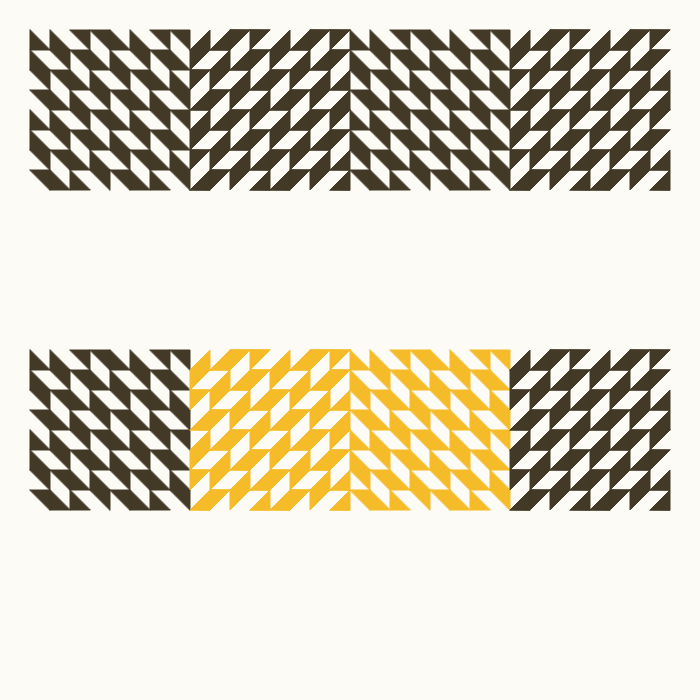
Frame 1 (no input)
Frame 60 (no input): identical to frame 1, image omitted
Frame 120 (the mouse pressed at the canvas centre since frame 60): identical to frame 1, image omitted

The p5.js sketch that drew this single still picture (run headless with seeded random() and noise() and a simulated clock; from frame 60 on, the mouse is pressed at the canvas centre):

// p5.js sketch
// ── sketch.js
var e =30;
var w =20;

function setup() {
  createCanvas(700,700);
}

function draw() {
  background(252,251,246);
  stroke (66, 57, 39);
  fill (66, 57, 39);
 
  //block 1
  triangle (e, e, e, e+w, e+w, e+w); //line 1, row 1
  triangle (e+w, e, e+w, e+w, e+2*w, e+w);//line 1, row 2
  triangle (e+2*w, e, e+3*w, e, e+3*w, e+w); //line 1, row 3
  triangle (e+3*w, e, e+4*w, e, e+4*w, e+w) //line 1, row 4
  triangle (e+4*w, e, e+4*w, e+w, e+5*w, e+w); //line 1, row 5
  triangle (e+5*w, e, e+5*w, e+w, e+6*w, e+w); //line 1, row 6
  triangle (e+6*w, e, e+7*w, e, e+7*w, e+w); //line 1, row 7
  triangle (e+7*w, e, e+8*w, e, e+8*w, e+w); //line 1, row 8
  
  triangle (e, e+w, e, e+2*w, e+w, e+2*w); //line 2, row 1
  triangle (e+w, e+w, e+2*w, e+w, e+2*w, e+2*w); //line 2, row 2
  triangle (e+2*w, e+w, e+3*w, e+w, e+3*w, e+2*w); //line 2, row 3
  triangle (e+3*w, e+w, e+3*w, e+2*w, e+4*w, e+2*w) //line 2, row 4
  triangle (e+4*w, e+w, e+4*w, e+2*w, e+5*w, e+2*w) //line 2, row 5
  triangle (e+5*w, e+w, e+6*w, e+w, e+6*w, e+2*w); //line 2, row 6
  triangle (e+6*w, e+w, e+7*w, e+w, e+7*w, e+2*w) //line 2, row 8
  triangle (e+7*w, e+w, e+7*w, e+2*w, e+8*w, e+2*w) //line 2, row 8
  
  triangle (e, e+2*w, e+w, e+2*w, e+w, e+3*w) //line 3, row 1
  triangle (e+w, e+2*w, e+2*w, e+2*w, e+2*w, e+3*w); //line 3, row 2
  triangle (e+2*w, e+2*w, e+2*w, e+3*w, e+3*w, e+3*w)
  triangle (e+3*w, e+2*w, e+3*w, e+3*w, e+4*w, e+3*w)
  triangle (e+4*w, e+2*w, e+5*w, e+2*w, e+5*w, e+3*w) //line 3, row 5
  triangle (e+5*w, e+2*w, e+6*w, e+2*w, e+6*w, e+3*w); //line 3, row 6 1
  triangle (e+6*w, e+2*w, e+6*w, e+3*w, e+7*w, e+3*w)
  triangle (e+7*w, e+2*w, e+7*w, e+3*w, e+8*w, e+3*w)
  
  triangle (e, e+3*w, e+w, e+3*w, e+w, e+4*w) //line 4, row 1
  triangle (e+w, e+3*w, e+w, e+4*w, e+2*w, e+4*w);
  triangle (e+2*w, e+3*w, e+2*w, e+4*w, e+3*w, e+4*w);
  triangle (e+3*w, e+3*w, e+4*w, e+3*w, e+4*w, e+4*w);
  triangle (e+4*w, e+3*w, e+5*w, e+3*w, e+5*w, e+4*w);
  triangle (e+5*w, e+3*w, e+5*w, e+4*w, e+6*w, e+4*w);
  triangle (e+6*w, e+3*w, e+6*w, e+4*w, e+7*w, e+4*w);
  triangle (e+7*w, e+3*w, e+8*w, e+3*w, e+8*w, e+4*w)
  
  triangle (e, e+4*w, e, e+5*w, e+w, e+5*w); ///line 5 row 1
  triangle (e+w, e+4*w, e+w, e+5*w, e+2*w, e+5*w);//line 5, row 2
  triangle (e+2*w, e+4*w, e+3*w, e+4*w, e+3*w, e+5*w); //line 5, row 3
  triangle (e+3*w, e+4*w, e+4*w, e+4*w, e+4*w, e+5*w) //line 5, row 4
  triangle (e+4*w, e+4*w, e+4*w, e+5*w, e+5*w, e+5*w); //line 5, row 5
  triangle (e+5*w, e+4*w, e+5*w, e+5*w, e+6*w, e+5*w); //line 5, row 6
  triangle (e+6*w, e+4*w, e+7*w, e+4*w, e+7*w, e+5*w); //line 5, row 7
  triangle (e+7*w, e+4*w, e+8*w, e+4*w, e+8*w, e+5*w); //line 5, row 8
  
  triangle (e, e+5*w, e, e+6*w, e+w, e+6*w); //line 6, row 1
  triangle (e+w, e+5*w, e+2*w, e+5*w, e+2*w, e+6*w); //line 6, row 2
  triangle (e+2*w, e+5*w, e+3*w, e+5*w, e+3*w, e+6*w); //line 6, row 3
  triangle (e+3*w, e+5*w, e+3*w, e+6*w, e+4*w, e+6*w) //line 6, row 4
  triangle (e+4*w, e+5*w, e+4*w, e+6*w, e+5*w, e+6*w) //line 6, row 5
  triangle (e+5*w, e+5*w, e+6*w, e+5*w, e+6*w, e+6*w); //line 6, row 6
  triangle (e+6*w, e+5*w, e+7*w, e+5*w, e+7*w, e+6*w) //line 6, row 7
  triangle (e+7*w, e+5*w, e+7*w, e+6*w, e+8*w, e+6*w) //line 6, row 8
  
  triangle (e, e+6*w, e+w, e+6*w, e+w, e+7*w) //line 7, row 1
  triangle (e+w, e+6*w, e+2*w, e+6*w, e+2*w, e+7*w); //line 7, row 2
  triangle (e+2*w, e+6*w, e+2*w, e+7*w, e+3*w, e+7*w)
  triangle (e+3*w, e+6*w, e+3*w, e+7*w, e+4*w, e+7*w)
  triangle (e+4*w, e+6*w, e+5*w, e+6*w, e+5*w, e+7*w) //line 7, row 5
  triangle (e+5*w, e+6*w, e+6*w, e+6*w, e+6*w, e+7*w); //line 7, row 6 
  triangle (e+6*w, e+6*w, e+6*w, e+7*w, e+7*w, e+7*w)
  triangle (e+7*w, e+6*w, e+7*w, e+7*w, e+8*w, e+7*w)
  
  triangle (e, e+7*w, e+w, e+7*w, e+w, e+8*w) //line 8, row 1
  triangle (e+w, e+7*w, e+w, e+8*w, e+2*w, e+8*w);
  triangle (e+2*w, e+7*w, e+2*w, e+8*w, e+3*w, e+8*w);
  triangle (e+3*w, e+7*w, e+4*w, e+7*w, e+4*w, e+8*w);
  triangle (e+4*w, e+7*w, e+5*w, e+7*w, e+5*w, e+8*w);
  triangle (e+5*w, e+7*w, e+5*w, e+8*w, e+6*w, e+8*w);
  triangle (e+6*w, e+7*w, e+6*w, e+8*w, e+7*w, e+8*w);
  triangle (e+7*w, e+7*w, e+8*w, e+7*w, e+8*w, e+8*w)
  
  //block 2//
  
  triangle (e+8*w, e+w, e+9*w, e, e+9*w, e+w); //line 1 row 9
  triangle (e+9*w, e+w, e+10*w, e, e+10*w, e+w); // line 1 row 10
  triangle (e+10*w, e, e+10*w, e+w, e+11*w, e); // row 11
  triangle (e+11*w, e, e+11*w, e+w, e+12*w, e); //row 12
  triangle (e+12*w, e+w, e+13*w, e, e+13*w, e+w); //row 13
  triangle (e+13*w, e+w, e+14*w, e, e+14*w, e+w); //row 14
  triangle (e+14*w, e, e+14*w, e+w, e+15*w, e); //row 15
  triangle (e+15*w, e, e+15*w, e+w, e+16*w, e); //row 16
  
  triangle (e+8*w, e+w, e+8*w, e+2*w, e+9*w, e+w); // line 2 row 9
  triangle (e+9*w, e+2*w, e+10*w, e+w, e+10*w, e+2*w);
  triangle (e+10*w, e+2*w, e+11*w, e+w, e+11*w, e+2*w);
  triangle (e+11*w, e+w, e+11*w, e+2*w, e+12*w, e+w); //row 12
  triangle (e+12*w, e+w, e+12*w, e+2*w, e+13*w, e+w); //row 13
  triangle (e+13*w, e+2*w, e+14*w, e+w, e+14*w, e+2*w); //row 14
  triangle (e+14*w, e+2*w, e+15*w, e+w, e+15*w, e+2*w); //row 15
  triangle (e+15*w, e+w, e+15*w, e+2*w, e+16*w, e+w); //row 16
  
  triangle (e+8*w, e+2*w, e+8*w, e+3*w, e+9*w, e+2*w); // line 3 row 9
  triangle (e+9*w, e+2*w, e+9*w, e+3*w, e+10*w, e+2*w); // line 3 row 10
  triangle (e+10*w, e+3*w, e+11*w, e+2*w, e+11*w, e+3*w);
  triangle (e+11*w, e+3*w, e+12*w, e+2*w, e+12*w, e+3*w); //row 12
  triangle (e+12*w, e+2*w, e+12*w, e+3*w, e+13*w, e+2*w); //row 13
  triangle (e+13*w, e+2*w, e+13*w, e+3*w, e+14*w, e+2*w); //row 14
  triangle (e+14*w, e+3*w, e+15*w, e+2*w, e+15*w, e+3*w); //row 15
  triangle (e+15*w, e+3*w, e+16*w, e+2*w, e+16*w, e+3*w); //row 16
  
  triangle (e+8*w, e+4*w, e+9*w, e+3*w, e+9*w, e+4*w); // line 4 row 9
  triangle (e+9*w, e+3*w, e+9*w, e+4*w, e+10*w, e+3*w); // line 4 row 10
  triangle (e+10*w, e+3*w, e+10*w, e+4*w, e+11*w, e+3*w);
  triangle (e+11*w, e+4*w, e+12*w, e+3*w, e+12*w, e+4*w); //row 12
  triangle (e+12*w, e+4*w, e+13*w, e+3*w, e+13*w, e+4*w); //row 13
  triangle (e+13*w, e+3*w, e+13*w, e+4*w, e+14*w, e+3*w); //row 14
  triangle (e+14*w, e+3*w, e+14*w, e+4*w, e+15*w, e+3*w); //row 15
  triangle (e+15*w, e+4*w, e+16*w, e+3*w, e+16*w, e+4*w); //row 16
  
  triangle (e+8*w, e+5*w, e+9*w, e+4*w, e+9*w, e+5*w); //line 5 row 9 e+w = e+5w
  triangle (e+9*w, e+5*w, e+10*w, e+4*w, e+10*w, e+5*w); // line 5 row 10
  triangle (e+10*w, e+4*w, e+10*w, e+5*w, e+11*w, e+4*w); // row 11
  triangle (e+11*w, e+4*w, e+11*w, e+5*w, e+12*w, e+4*w); //row 12
  triangle (e+12*w, e+5*w, e+13*w, e+4*w, e+13*w, e+5*w); //row 13
  triangle (e+13*w, e+5*w, e+14*w, e+4*w, e+14*w, e+5*w); //row 14
  triangle (e+14*w, e+4*w, e+14*w, e+5*w, e+15*w, e+4*w); //row 15
  triangle (e+15*w, e+4*w, e+15*w, e+5*w, e+16*w, e+4*w); //row 16
  
  triangle (e+8*w, e+5*w, e+8*w, e+6*w, e+9*w, e+5*w); // line 6 row 9
  triangle (e+9*w, e+6*w, e+10*w, e+5*w, e+10*w, e+6*w);
  triangle (e+10*w, e+6*w, e+11*w, e+5*w, e+11*w, e+6*w);
  triangle (e+11*w, e+5*w, e+11*w, e+6*w, e+12*w, e+5*w); //row 12
  triangle (e+12*w, e+5*w, e+12*w, e+6*w, e+13*w, e+5*w); //row 13
  triangle (e+13*w, e+6*w, e+14*w, e+5*w, e+14*w, e+6*w); //row 14
  triangle (e+14*w, e+6*w, e+15*w, e+5*w, e+15*w, e+6*w); //row 15
  triangle (e+15*w, e+5*w, e+15*w, e+6*w, e+16*w, e+5*w); //row 16
  
  triangle (e+8*w, e+6*w, e+8*w, e+7*w, e+9*w, e+6*w); // line 7 row 9
  triangle (e+9*w, e+6*w, e+9*w, e+7*w, e+10*w, e+6*w); // line 7 row 10
  triangle (e+10*w, e+7*w, e+11*w, e+6*w, e+11*w, e+7*w);
  triangle (e+11*w, e+7*w, e+12*w, e+6*w, e+12*w, e+7*w); //row 12
  triangle (e+12*w, e+6*w, e+12*w, e+7*w, e+13*w, e+6*w); //row 13
  triangle (e+13*w, e+6*w, e+13*w, e+7*w, e+14*w, e+6*w); //row 14
  triangle (e+14*w, e+7*w, e+15*w, e+6*w, e+15*w, e+7*w); //row 15
  triangle (e+15*w, e+7*w, e+16*w, e+6*w, e+16*w, e+7*w); //row 16
  
  triangle (e+8*w, e+8*w, e+9*w, e+7*w, e+9*w, e+8*w); // line 8 row 9
  triangle (e+9*w, e+7*w, e+9*w, e+8*w, e+10*w, e+7*w); // line 8 row 10
  triangle (e+10*w, e+7*w, e+10*w, e+8*w, e+11*w, e+7*w);
  triangle (e+11*w, e+8*w, e+12*w, e+7*w, e+12*w, e+8*w); //row 12
  triangle (e+12*w, e+8*w, e+13*w, e+7*w, e+13*w, e+8*w); //row 13
  triangle (e+13*w, e+7*w, e+13*w, e+8*w, e+14*w, e+7*w); //row 14
  triangle (e+14*w, e+7*w, e+14*w, e+8*w, e+15*w, e+7*w); //row 15
  triangle (e+15*w, e+8*w, e+16*w, e+7*w, e+16*w, e+8*w); //row 16
  
  
  //block3//
  triangle (e+16*w, e, e+16*w, e+w, e+17*w, e+w); //line 1 row 16 e=16
  triangle (e+17*w, e, e+17*w, e+w, e+18*w, e+w);
  triangle (e+18*w, e, e+19*w, e, e+19*w, e+w); //line 1, row 18
  triangle (e+19*w, e, e+20*w, e, e+20*w, e+w); //line 1, row 19
  triangle (e+20*w, e, e+20*w, e+w, e+21*w, e+w);
  triangle (e+21*w, e, e+21*w, e+w, e+22*w, e+w);
  triangle (e+22*w, e, e+23*w, e, e+23*w, e+w); //line 1, row 22
  triangle (e+23*w, e, e+24*w, e, e+24*w, e+w); //line 1, row 23
  
  triangle (e+16*w, e+w, e+16*w, e+2*w, e+17*w, e+2*w); //line 2, row 16
  triangle (e+17*w, e+w, e+18*w, e+w, e+18*w, e+2*w); //line 2, row 17
  triangle (e+18*w, e+w, e+19*w, e+w, e+19*w, e+2*w); //line 2, row 18
  triangle (e+19*w, e+w, e+19*w, e+2*w, e+20*w, e+2*w); //line 2, row 19
  triangle (e+20*w, e+w, e+20*w, e+2*w, e+21*w, e+2*w); //line 2, row 20
  triangle (e+21*w, e+w, e+22*w, e+w, e+22*w, e+2*w); //line 2, row 21
  triangle (e+22*w, e+w, e+23*w, e+w, e+23*w, e+2*w); //line 2, row 22
  triangle (e+23*w, e+w, e+23*w, e+2*w, e+24*w, e+2*w); //line 2, row 23
  
  triangle (e+16*w, e+2*w, e+17*w, e+2*w, e+17*w, e+3*w); //line 3, row 16
  triangle (e+17*w, e+2*w, e+18*w, e+2*w, e+18*w, e+3*w); //line 3, row 17
  triangle (e+18*w, e+2*w, e+18*w, e+3*w, e+19*w, e+3*w);
  triangle (e+19*w, e+2*w, e+19*w, e+3*w, e+20*w, e+3*w);
  triangle (e+20*w, e+2*w, e+21*w, e+2*w, e+21*w, e+3*w); //line 3, row 20
  triangle (e+21*w, e+2*w, e+22*w, e+2*w, e+22*w, e+3*w); //line 3, row 21
  triangle (e+22*w, e+2*w, e+22*w, e+3*w, e+23*w, e+3*w);
  triangle (e+23*w, e+2*w, e+23*w, e+3*w, e+24*w, e+3*w);
  
  triangle (e+16*w, e+3*w, e+17*w, e+3*w, e+17*w, e+4*w) //line 4, row 16
  triangle (e+17*w, e+3*w, e+17*w, e+4*w, e+18*w, e+4*w);
  triangle (e+18*w, e+3*w, e+18*w, e+4*w, e+19*w, e+4*w);
  triangle (e+19*w, e+3*w, e+20*w, e+3*w, e+20*w, e+4*w);
  triangle (e+20*w, e+3*w, e+21*w, e+3*w, e+21*w, e+4*w);
  triangle (e+21*w, e+3*w, e+21*w, e+4*w, e+22*w, e+4*w);
  triangle (e+22*w, e+3*w, e+22*w, e+4*w, e+23*w, e+4*w);
  triangle (e+23*w, e+3*w, e+24*w, e+3*w, e+24*w, e+4*w);
  
 triangle (e+16*w, e+4*w, e+16*w, e+5*w, e+17*w, e+5*w); //line 5 row 16 Y e=4*w
  triangle (e+17*w, e+4*w, e+17*w, e+5*w, e+18*w, e+5*w);
  triangle (e+18*w, e+4*w, e+19*w, e+4*w, e+19*w, e+5*w); //line 5, row 18
  triangle (e+19*w, e+4*w, e+20*w, e+4*w, e+20*w, e+5*w); //line 5, row 19
  triangle (e+20*w, e+4*w, e+20*w, e+5*w, e+21*w, e+5*w);
  triangle (e+21*w, e+4*w, e+21*w, e+5*w, e+22*w, e+5*w);
  triangle (e+22*w, e+4*w, e+23*w, e+4*w, e+23*w, e+5*w); //line 5, row 22
  triangle (e+23*w, e+4*w, e+24*w, e+4*w, e+24*w, e+5*w); //line 5, row 23
  
  triangle (e+16*w, e+5*w, e+16*w, e+6*w, e+17*w, e+6*w); //line 6, row 16
  triangle (e+17*w, e+5*w, e+18*w, e+5*w, e+18*w, e+6*w); //line 6, row 17
  triangle (e+18*w, e+5*w, e+19*w, e+5*w, e+19*w, e+6*w); //line 6, row 18
  triangle (e+19*w, e+5*w, e+19*w, e+6*w, e+20*w, e+6*w); //line 6, row 19
  triangle (e+20*w, e+5*w, e+20*w, e+6*w, e+21*w, e+6*w); //line 6, row 20
  triangle (e+21*w, e+5*w, e+22*w, e+5*w, e+22*w, e+6*w); //line 6, row 21
  triangle (e+22*w, e+5*w, e+23*w, e+5*w, e+23*w, e+6*w); //line 6, row 22
  triangle (e+23*w, e+5*w, e+23*w, e+6*w, e+24*w, e+6*w); //line 6, row 23
  
  triangle (e+16*w, e+6*w, e+17*w, e+6*w, e+17*w, e+7*w); //line 7, row 16
  triangle (e+17*w, e+6*w, e+18*w, e+6*w, e+18*w, e+7*w); //line 7, row 17
  triangle (e+18*w, e+6*w, e+18*w, e+7*w, e+19*w, e+7*w);
  triangle (e+19*w, e+6*w, e+19*w, e+7*w, e+20*w, e+7*w);
  triangle (e+20*w, e+6*w, e+21*w, e+6*w, e+21*w, e+7*w); //line 7, row 20
  triangle (e+21*w, e+6*w, e+22*w, e+6*w, e+22*w, e+7*w); //line 7, row 21
  triangle (e+22*w, e+6*w, e+22*w, e+7*w, e+23*w, e+7*w);
  triangle (e+23*w, e+6*w, e+23*w, e+7*w, e+24*w, e+7*w);
  
  triangle (e+16*w, e+7*w, e+17*w, e+7*w, e+17*w, e+8*w) //line 8, row 16
  triangle (e+17*w, e+7*w, e+17*w, e+8*w, e+18*w, e+8*w);
  triangle (e+18*w, e+7*w, e+18*w, e+8*w, e+19*w, e+8*w);
  triangle (e+19*w, e+7*w, e+20*w, e+7*w, e+20*w, e+8*w);
  triangle (e+20*w, e+7*w, e+21*w, e+7*w, e+21*w, e+8*w);
  triangle (e+21*w, e+7*w, e+21*w, e+8*w, e+22*w, e+8*w);
  triangle (e+22*w, e+7*w, e+22*w, e+8*w, e+23*w, e+8*w);
  triangle (e+23*w, e+7*w, e+24*w, e+7*w, e+24*w, e+8*w);
  
    //block 4
  triangle (e+24*w, e+w, e+25*w, e, e+25*w, e+w); //line 1 row 24 8w= 24
  triangle (e+25*w, e+w, e+26*w, e, e+26*w, e+w); // line 1 row 25
  triangle (e+26*w, e, e+26*w, e+w, e+27*w, e); // row 26
  triangle (e+27*w, e, e+27*w, e+w, e+28*w, e); //row 27
  triangle (e+28*w, e+w, e+29*w, e, e+29*w, e+w); //row 28
  triangle (e+29*w, e+w, e+30*w, e, e+30*w, e+w); //row 29
  triangle (e+30*w, e, e+30*w, e+w, e+31*w, e); //row 30
  triangle (e+31*w, e, e+31*w, e+w, e+32*w, e); //row 21
  
  triangle (e+24*w, e+w, e+24*w, e+2*w, e+25*w, e+w); // line 2 row 24
  triangle (e+25*w, e+2*w, e+26*w, e+w, e+26*w, e+2*w);
  triangle (e+26*w, e+2*w, e+27*w, e+w, e+27*w, e+2*w);
  triangle (e+27*w, e+w, e+27*w, e+2*w, e+28*w, e+w); //row 27
  triangle (e+28*w, e+w, e+28*w, e+2*w, e+29*w, e+w); //row 28
  triangle (e+29*w, e+2*w, e+30*w, e+w, e+30*w, e+2*w); //row 29
  triangle (e+30*w, e+2*w, e+31*w, e+w, e+31*w, e+2*w); //row 30
  triangle (e+31*w, e+w, e+31*w, e+2*w, e+32*w, e+w); //row 31
  
  triangle (e+24*w, e+2*w, e+24*w, e+3*w, e+25*w, e+2*w); // line 3 row 24
  triangle (e+25*w, e+2*w, e+25*w, e+3*w, e+26*w, e+2*w); // line 3 row 25
  triangle (e+26*w, e+3*w, e+27*w, e+2*w, e+27*w, e+3*w);
  triangle (e+27*w, e+3*w, e+28*w, e+2*w, e+28*w, e+3*w); //row 27
  triangle (e+28*w, e+2*w, e+28*w, e+3*w, e+29*w, e+2*w); //row 28
  triangle (e+29*w, e+2*w, e+29*w, e+3*w, e+30*w, e+2*w); //row 29
  triangle (e+30*w, e+3*w, e+31*w, e+2*w, e+31*w, e+3*w); //row 30
  triangle (e+31*w, e+3*w, e+32*w, e+2*w, e+32*w, e+3*w); //row 31
  
  triangle (e+24*w, e+4*w, e+25*w, e+3*w, e+25*w, e+4*w); // line 4 row 24
  triangle (e+25*w, e+3*w, e+25*w, e+4*w, e+26*w, e+3*w); // line 4 row 25
  triangle (e+26*w, e+3*w, e+26*w, e+4*w, e+27*w, e+3*w);
  triangle (e+27*w, e+4*w, e+28*w, e+3*w, e+28*w, e+4*w); //row 27
  triangle (e+28*w, e+4*w, e+29*w, e+3*w, e+29*w, e+4*w); //row 28
  triangle (e+29*w, e+3*w, e+29*w, e+4*w, e+30*w, e+3*w); //row 29
  triangle (e+30*w, e+3*w, e+30*w, e+4*w, e+31*w, e+3*w); //row 30
  triangle (e+31*w, e+4*w, e+32*w, e+3*w, e+32*w, e+4*w); //row 31
  
  triangle (e+24*w, e+5*w, e+25*w, e+4*w, e+25*w, e+5*w); //line 5 row 24
  triangle (e+25*w, e+5*w, e+26*w, e+4*w, e+26*w, e+5*w); // line 5 row 25
  triangle (e+26*w, e+4*w, e+26*w, e+5*w, e+27*w, e+4*w); // row 26
  triangle (e+27*w, e+4*w, e+27*w, e+5*w, e+28*w, e+4*w); //row 27
  triangle (e+28*w, e+5*w, e+29*w, e+4*w, e+29*w, e+5*w); //row 28
  triangle (e+29*w, e+5*w, e+30*w, e+4*w, e+30*w, e+5*w); //row 29
  triangle (e+30*w, e+4*w, e+30*w, e+5*w, e+31*w, e+4*w); //row 30
  triangle (e+31*w, e+4*w, e+31*w, e+5*w, e+32*w, e+4*w); //row 31
  
  triangle (e+24*w, e+5*w, e+24*w, e+6*w, e+25*w, e+5*w); // line 6 row 24
  triangle (e+25*w, e+6*w, e+26*w, e+5*w, e+26*w, e+6*w);
  triangle (e+26*w, e+6*w, e+27*w, e+5*w, e+27*w, e+6*w);
  triangle (e+27*w, e+5*w, e+27*w, e+6*w, e+28*w, e+5*w); //row 27
  triangle (e+28*w, e+5*w, e+28*w, e+6*w, e+29*w, e+5*w); //row 28
  triangle (e+29*w, e+6*w, e+30*w, e+5*w, e+30*w, e+6*w); //row 29
  triangle (e+30*w, e+6*w, e+31*w, e+5*w, e+31*w, e+6*w); //row 30
  triangle (e+31*w, e+5*w, e+31*w, e+6*w, e+32*w, e+5*w); //row 31
  
  triangle (e+24*w, e+6*w, e+24*w, e+7*w, e+25*w, e+6*w); // line 7 row 24
  triangle (e+25*w, e+6*w, e+25*w, e+7*w, e+26*w, e+6*w); // line 7 row 25
  triangle (e+26*w, e+7*w, e+27*w, e+6*w, e+27*w, e+7*w);
  triangle (e+27*w, e+7*w, e+28*w, e+6*w, e+28*w, e+7*w); //row 27
  triangle (e+28*w, e+6*w, e+28*w, e+7*w, e+29*w, e+6*w); //row 28
  triangle (e+29*w, e+6*w, e+29*w, e+7*w, e+30*w, e+6*w); //row 29
  triangle (e+30*w, e+7*w, e+31*w, e+6*w, e+31*w, e+7*w); //row 30
  triangle (e+31*w, e+7*w, e+32*w, e+6*w, e+32*w, e+7*w); //row 31
  
  triangle (e+24*w, e+8*w, e+25*w, e+7*w, e+25*w, e+8*w); // line 8 row 24
  triangle (e+25*w, e+7*w, e+25*w, e+8*w, e+26*w, e+7*w); // line 8 row 25
  triangle (e+26*w, e+7*w, e+26*w, e+8*w, e+27*w, e+7*w);
  triangle (e+27*w, e+8*w, e+28*w, e+7*w, e+28*w, e+8*w); //row 27
  triangle (e+28*w, e+8*w, e+29*w, e+7*w, e+29*w, e+8*w); //row 28
  triangle (e+29*w, e+7*w, e+29*w, e+8*w, e+30*w, e+7*w); //row 29
  triangle (e+30*w, e+7*w, e+30*w, e+8*w, e+31*w, e+7*w); //row 30
  triangle (e+31*w, e+8*w, e+32*w, e+7*w, e+32*w, e+8*w); //row 31
  
  //block 9
  triangle (e, e+16*w, e, e+17*w, e+w, e+17*w); //line 16, row 1 y e-16
  triangle (e+w, e+16*w, e+w, e+17*w, e+2*w, e+17*w);//line 16, row 2
  triangle (e+2*w, e+16*w, e+3*w, e+16*w, e+3*w, e+17*w); //line 16, row 3
  triangle (e+3*w, e+16*w, e+4*w, e+16*w, e+4*w, e+17*w) //line 16, row 4
  triangle (e+4*w, e+16*w, e+4*w, e+17*w, e+5*w, e+17*w); //line 16, row 5
  triangle (e+5*w, e+16*w, e+5*w, e+17*w, e+6*w, e+17*w); //line 16, row 6
  triangle (e+6*w, e+16*w, e+7*w, e+16*w, e+7*w, e+17*w); //line 16, row 7
  triangle (e+7*w, e+16*w, e+8*w, e+16*w, e+8*w, e+17*w); //line 16, row 8
  
  triangle (e, e+17*w, e, e+18*w, e+w, e+18*w); //line 17, row 1
  triangle (e+w, e+17*w, e+2*w, e+17*w, e+2*w, e+18*w); //line 17, row 2
  triangle (e+2*w, e+17*w, e+3*w, e+17*w, e+3*w, e+18*w); //line 17, row 3
  triangle (e+3*w, e+17*w, e+3*w, e+18*w, e+4*w, e+18*w) //line 17, row 4
  triangle (e+4*w, e+17*w, e+4*w, e+18*w, e+5*w, e+18*w) //line 17, row 5
  triangle (e+5*w, e+17*w, e+6*w, e+17*w, e+6*w, e+18*w); //line 17, row 6
  triangle (e+6*w, e+17*w, e+7*w, e+17*w, e+7*w, e+18*w) //line 17, row 8
  triangle (e+7*w, e+17*w, e+7*w, e+18*w, e+8*w, e+18*w) //line 17, row 8
  
  triangle (e, e+18*w, e+w, e+18*w, e+w, e+19*w) //line 18, row 1
  triangle (e+w, e+18*w, e+2*w, e+18*w, e+2*w, e+19*w); //line 18, row 2
  triangle (e+2*w, e+18*w, e+2*w, e+19*w, e+3*w, e+19*w)
  triangle (e+3*w, e+18*w, e+3*w, e+19*w, e+4*w, e+19*w)
  triangle (e+4*w, e+18*w, e+5*w, e+18*w, e+5*w, e+19*w) //line 18, row 5
  triangle (e+5*w, e+18*w, e+6*w, e+18*w, e+6*w, e+19*w); //line 18, row 6 1
  triangle (e+6*w, e+18*w, e+6*w, e+19*w, e+7*w, e+19*w)
  triangle (e+7*w, e+18*w, e+7*w, e+19*w, e+8*w, e+19*w)
  
  triangle (e, e+19*w, e+w, e+19*w, e+w, e+20*w) //line 19, row 1
  triangle (e+w, e+19*w, e+w, e+20*w, e+2*w, e+20*w);
  triangle (e+2*w, e+19*w, e+2*w, e+20*w, e+3*w, e+20*w);
  triangle (e+3*w, e+19*w, e+4*w, e+19*w, e+4*w, e+20*w);
  triangle (e+4*w, e+19*w, e+5*w, e+19*w, e+5*w, e+20*w);
  triangle (e+5*w, e+19*w, e+5*w, e+20*w, e+6*w, e+20*w);
  triangle (e+6*w, e+19*w, e+6*w, e+20*w, e+7*w, e+20*w);
  triangle (e+7*w, e+19*w, e+8*w, e+19*w, e+8*w, e+20*w)
  
  triangle (e, e+20*w, e, e+21*w, e+w, e+21*w); ///line 20 row 1
  triangle (e+w, e+20*w, e+w, e+21*w, e+2*w, e+21*w);//line 20, row 2
  triangle (e+2*w, e+20*w, e+3*w, e+20*w, e+3*w, e+21*w); //line 20, row 3
  triangle (e+3*w, e+20*w, e+4*w, e+20*w, e+4*w, e+21*w) //line 20, row 4
  triangle (e+4*w, e+20*w, e+4*w, e+21*w, e+5*w, e+21*w); //line 20, row 5
  triangle (e+5*w, e+20*w, e+5*w, e+21*w, e+6*w, e+21*w); //line 20, row 6
  triangle (e+6*w, e+20*w, e+7*w, e+20*w, e+7*w, e+21*w); //line 20, row 7
  triangle (e+7*w, e+20*w, e+8*w, e+20*w, e+8*w, e+21*w); //line 20, row 8
  
  triangle (e, e+21*w, e, e+22*w, e+w, e+22*w); //line 21, row 1
  triangle (e+w, e+21*w, e+2*w, e+21*w, e+2*w, e+22*w); //line 21, row 2
  triangle (e+2*w, e+21*w, e+3*w, e+21*w, e+3*w, e+22*w); //line 21, row 3
  triangle (e+3*w, e+21*w, e+3*w, e+22*w, e+4*w, e+22*w) //line 21, row 4
  triangle (e+4*w, e+21*w, e+4*w, e+22*w, e+5*w, e+22*w) //line 21, row 5
  triangle (e+5*w, e+21*w, e+6*w, e+21*w, e+6*w, e+22*w); //line 21, row 6
  triangle (e+6*w, e+21*w, e+7*w, e+21*w, e+7*w, e+22*w) //line 21, row 7
  triangle (e+7*w, e+21*w, e+7*w, e+22*w, e+8*w, e+22*w) //line 21, row 8
  
  triangle (e, e+22*w, e+w, e+22*w, e+w, e+23*w) //line 22, row 1
  triangle (e+w, e+22*w, e+2*w, e+22*w, e+2*w, e+23*w); //line 22, row 2
  triangle (e+2*w, e+22*w, e+2*w, e+23*w, e+3*w, e+23*w)
  triangle (e+3*w, e+22*w, e+3*w, e+23*w, e+4*w, e+23*w)
  triangle (e+4*w, e+22*w, e+5*w, e+22*w, e+5*w, e+23*w) //line 22, row 5
  triangle (e+5*w, e+22*w, e+6*w, e+22*w, e+6*w, e+23*w); //line 22, row 6 
  triangle (e+6*w, e+22*w, e+6*w, e+23*w, e+7*w, e+23*w)
  triangle (e+7*w, e+22*w, e+7*w, e+23*w, e+8*w, e+23*w)
  
  triangle (e, e+23*w, e+w, e+23*w, e+w, e+24*w) //line 23, row 1
  triangle (e+w, e+23*w, e+w, e+24*w, e+2*w, e+24*w);
  triangle (e+2*w, e+23*w, e+2*w, e+24*w, e+3*w, e+24*w);
  triangle (e+3*w, e+23*w, e+4*w, e+23*w, e+4*w, e+24*w);
  triangle (e+4*w, e+23*w, e+5*w, e+23*w, e+5*w, e+24*w);
  triangle (e+5*w, e+23*w, e+5*w, e+24*w, e+6*w, e+24*w);
  triangle (e+6*w, e+23*w, e+6*w, e+24*w, e+7*w, e+24*w);
  triangle (e+7*w, e+23*w, e+8*w, e+23*w, e+8*w, e+24*w)
  
  
  //yellow
  stroke (245, 187, 40);
  fill (245, 187, 40);
  
  //block 10
  triangle (e+8*w, e+17*w, e+9*w, e+16*w, e+9*w, e+17*w); //line 16 row 9
  triangle (e+9*w, e+17*w, e+10*w, e+16*w, e+10*w, e+17*w); // line 16 row 10
  triangle (e+10*w, e+16*w, e+10*w, e+17*w, e+11*w, e+16*w); // row 11
  triangle (e+11*w, e+16*w, e+11*w, e+17*w, e+12*w, e+16*w); //row 12
  triangle (e+12*w, e+17*w, e+13*w, e+16*w, e+13*w, e+17*w); //row 13
  triangle (e+13*w, e+17*w, e+14*w, e+16*w, e+14*w, e+17*w); //row 14
  triangle (e+14*w, e+16*w, e+14*w, e+17*w, e+15*w, e+16*w); //row 15
  triangle (e+15*w, e+16*w, e+15*w, e+17*w, e+16*w, e+16*w); //row 16
  
  triangle (e+8*w, e+17*w, e+8*w, e+18*w, e+9*w, e+17*w); // line 17 row 9
  triangle (e+9*w, e+18*w, e+10*w, e+17*w, e+10*w, e+18*w);
  triangle (e+10*w, e+18*w, e+11*w, e+17*w, e+11*w, e+18*w);
  triangle (e+11*w, e+17*w, e+11*w, e+18*w, e+12*w, e+17*w); //row 12
  triangle (e+12*w, e+17*w, e+12*w, e+18*w, e+13*w, e+17*w); //row 13
  triangle (e+13*w, e+18*w, e+14*w, e+17*w, e+14*w, e+18*w); //row 14
  triangle (e+14*w, e+18*w, e+15*w, e+17*w, e+15*w, e+18*w); //row 15
  triangle (e+15*w, e+17*w, e+15*w, e+18*w, e+16*w, e+17*w); //row 16
  
  triangle (e+8*w, e+18*w, e+8*w, e+19*w, e+9*w, e+18*w); // line 18 row 9
  triangle (e+9*w, e+18*w, e+9*w, e+19*w, e+10*w, e+18*w); // line 18 row 10
  triangle (e+10*w, e+19*w, e+11*w, e+18*w, e+11*w, e+19*w);
  triangle (e+11*w, e+19*w, e+12*w, e+18*w, e+12*w, e+19*w); //row 12
  triangle (e+12*w, e+18*w, e+12*w, e+19*w, e+13*w, e+18*w); //row 13
  triangle (e+13*w, e+18*w, e+13*w, e+19*w, e+14*w, e+18*w); //row 14
  triangle (e+14*w, e+19*w, e+15*w, e+18*w, e+15*w, e+19*w); //row 15
  triangle (e+15*w, e+19*w, e+16*w, e+18*w, e+16*w, e+19*w); //row 16
  
  triangle (e+8*w, e+20*w, e+9*w, e+19*w, e+9*w, e+20*w); // line 19 row 9
  triangle (e+9*w, e+19*w, e+9*w, e+20*w, e+10*w, e+19*w); // line 19 row 10
  triangle (e+10*w, e+19*w, e+10*w, e+20*w, e+11*w, e+19*w);
  triangle (e+11*w, e+20*w, e+12*w, e+19*w, e+12*w, e+20*w); //row 12
  triangle (e+12*w, e+20*w, e+13*w, e+19*w, e+13*w, e+20*w); //row 13
  triangle (e+13*w, e+19*w, e+13*w, e+20*w, e+14*w, e+19*w); //row 14
  triangle (e+14*w, e+19*w, e+14*w, e+20*w, e+15*w, e+19*w); //row 15
  triangle (e+15*w, e+20*w, e+16*w, e+19*w, e+16*w, e+20*w); //row 16
  
  triangle (e+8*w, e+21*w, e+9*w, e+20*w, e+9*w, e+21*w); //line 20 row 9 e+w = e+5w
  triangle (e+9*w, e+21*w, e+10*w, e+20*w, e+10*w, e+21*w); // line 20 row 10
  triangle (e+10*w, e+20*w, e+10*w, e+21*w, e+11*w, e+20*w); // row 11
  triangle (e+11*w, e+20*w, e+11*w, e+21*w, e+12*w, e+20*w); //row 12
  triangle (e+12*w, e+21*w, e+13*w, e+20*w, e+13*w, e+21*w); //row 13
  triangle (e+13*w, e+21*w, e+14*w, e+20*w, e+14*w, e+21*w); //row 14
  triangle (e+14*w, e+20*w, e+14*w, e+21*w, e+15*w, e+20*w); //row 15
  triangle (e+15*w, e+20*w, e+15*w, e+21*w, e+16*w, e+20*w); //row 16
  
  triangle (e+8*w, e+21*w, e+8*w, e+22*w, e+9*w, e+21*w); // line 21 row 9
  triangle (e+9*w, e+22*w, e+10*w, e+21*w, e+10*w, e+22*w);
  triangle (e+10*w, e+22*w, e+11*w, e+21*w, e+11*w, e+22*w);
  triangle (e+11*w, e+21*w, e+11*w, e+22*w, e+12*w, e+21*w); //row 12
  triangle (e+12*w, e+21*w, e+12*w, e+22*w, e+13*w, e+21*w); //row 13
  triangle (e+13*w, e+22*w, e+14*w, e+21*w, e+14*w, e+22*w); //row 14
  triangle (e+14*w, e+22*w, e+15*w, e+21*w, e+15*w, e+22*w); //row 15
  triangle (e+15*w, e+21*w, e+15*w, e+22*w, e+16*w, e+21*w); //row 16
  
  triangle (e+8*w, e+22*w, e+8*w, e+23*w, e+9*w, e+22*w); // line 22 row 9
  triangle (e+9*w, e+22*w, e+9*w, e+23*w, e+10*w, e+22*w); // line 22 row 10
  triangle (e+10*w, e+23*w, e+11*w, e+22*w, e+11*w, e+23*w);
  triangle (e+11*w, e+23*w, e+12*w, e+22*w, e+12*w, e+23*w); //row 12
  triangle (e+12*w, e+22*w, e+12*w, e+23*w, e+13*w, e+22*w); //row 13
  triangle (e+13*w, e+22*w, e+13*w, e+23*w, e+14*w, e+22*w); //row 14
  triangle (e+14*w, e+23*w, e+15*w, e+22*w, e+15*w, e+23*w); //row 15
  triangle (e+15*w, e+23*w, e+16*w, e+22*w, e+16*w, e+23*w); //row 16
  
  triangle (e+8*w, e+24*w, e+9*w, e+23*w, e+9*w, e+24*w); // line 23 row 9
  triangle (e+9*w, e+23*w, e+9*w, e+24*w, e+10*w, e+23*w); // line 23 row 10
  triangle (e+10*w, e+23*w, e+10*w, e+24*w, e+11*w, e+23*w);
  triangle (e+11*w, e+24*w, e+12*w, e+23*w, e+12*w, e+24*w); //row 12
  triangle (e+12*w, e+24*w, e+13*w, e+23*w, e+13*w, e+24*w); //row 13
  triangle (e+13*w, e+23*w, e+13*w, e+24*w, e+14*w, e+23*w); //row 14
  triangle (e+14*w, e+23*w, e+14*w, e+24*w, e+15*w, e+23*w); //row 15
  triangle (e+15*w, e+24*w, e+16*w, e+23*w, e+16*w, e+24*w); //row 16
  
  
  //block 11
  triangle (e+16*w, e+16*w, e+16*w, e+17*w, e+17*w, e+17*w); //line 16 row 16 e=16
  triangle (e+17*w, e+16*w, e+17*w, e+17*w, e+18*w, e+17*w);
  triangle (e+18*w, e+16*w, e+19*w, e+16*w, e+19*w, e+17*w); //line 16, row 18
  triangle (e+19*w, e+16*w, e+20*w, e+16*w, e+20*w, e+17*w); //line 16, row 19
  triangle (e+20*w, e+16*w, e+20*w, e+17*w, e+21*w, e+17*w);
  triangle (e+21*w, e+16*w, e+21*w, e+17*w, e+22*w, e+17*w);
  triangle (e+22*w, e+16*w, e+23*w, e+16*w, e+23*w, e+17*w); //line 16, row 22
  triangle (e+23*w, e+16*w, e+24*w, e+16*w, e+24*w, e+17*w); //line 16, row 23
  
  triangle (e+16*w, e+17*w, e+16*w, e+18*w, e+17*w, e+18*w); //line 17, row 16
  triangle (e+17*w, e+17*w, e+18*w, e+17*w, e+18*w, e+18*w); //line 17, row 17
  triangle (e+18*w, e+17*w, e+19*w, e+17*w, e+19*w, e+18*w); //line 17, row 18
  triangle (e+19*w, e+17*w, e+19*w, e+18*w, e+20*w, e+18*w); //line 17, row 19
  triangle (e+20*w, e+17*w, e+20*w, e+18*w, e+21*w, e+18*w); //line 17, row 20
  triangle (e+21*w, e+17*w, e+22*w, e+17*w, e+22*w, e+18*w); //line 17, row 21
  triangle (e+22*w, e+17*w, e+23*w, e+17*w, e+23*w, e+18*w); //line 17, row 22
  triangle (e+23*w, e+17*w, e+23*w, e+18*w, e+24*w, e+18*w); //line 17, row 23
  
  triangle (e+16*w, e+18*w, e+17*w, e+18*w, e+17*w, e+19*w); //line 18, row 16
  triangle (e+17*w, e+18*w, e+18*w, e+18*w, e+18*w, e+19*w); //line 18, row 17
  triangle (e+18*w, e+18*w, e+18*w, e+19*w, e+19*w, e+19*w);
  triangle (e+19*w, e+18*w, e+19*w, e+19*w, e+20*w, e+19*w);
  triangle (e+20*w, e+18*w, e+21*w, e+18*w, e+21*w, e+19*w); //line 18, row 20
  triangle (e+21*w, e+18*w, e+22*w, e+18*w, e+22*w, e+19*w); //line 18, row 21
  triangle (e+22*w, e+18*w, e+22*w, e+19*w, e+23*w, e+19*w);
  triangle (e+23*w, e+18*w, e+23*w, e+19*w, e+24*w,e+19*w);
  
  triangle (e+16*w, e+19*w, e+17*w, e+19*w, e+17*w, e+20*w) //line 19, row 16
  triangle (e+17*w, e+19*w, e+17*w, e+20*w, e+18*w, e+20*w);
  triangle (e+18*w, e+19*w, e+18*w, e+20*w, e+19*w, e+20*w);
  triangle (e+19*w, e+19*w, e+20*w, e+19*w, e+20*w, e+20*w);
  triangle (e+20*w, e+19*w, e+21*w, e+19*w, e+21*w, e+20*w);
  triangle (e+21*w, e+19*w, e+21*w, e+20*w, e+22*w, e+20*w);
  triangle (e+22*w, e+19*w, e+22*w, e+20*w, e+23*w, e+20*w);
  triangle (e+23*w, e+19*w, e+24*w, e+19*w, e+24*w, e+20*w);
  
 triangle (e+16*w, e+20*w, e+16*w, e+21*w, e+17*w, e+21*w); //line 20 row 16 Y e=4*w
  triangle (e+17*w, e+20*w, e+17*w, e+21*w, e+18*w, e+21*w);
  triangle (e+18*w, e+20*w, e+19*w, e+20*w, e+19*w, e+21*w); //line 20, row 18
  triangle (e+19*w, e+20*w, e+20*w, e+20*w, e+20*w, e+21*w); //line 20, row 19
  triangle (e+20*w, e+20*w, e+20*w, e+21*w, e+21*w, e+21*w);
  triangle (e+21*w, e+20*w, e+21*w, e+21*w, e+22*w, e+21*w);
  triangle (e+22*w, e+20*w, e+23*w, e+20*w, e+23*w, e+21*w); //line 20, row 22
  triangle (e+23*w, e+20*w, e+24*w, e+20*w, e+24*w, e+21*w); //line 20, row 23
  
  triangle (e+16*w, e+21*w, e+16*w, e+22*w, e+17*w, e+22*w); //line 21, row 16
  triangle (e+17*w, e+21*w, e+18*w, e+21*w, e+18*w, e+22*w); //line 21, row 17
  triangle (e+18*w, e+21*w, e+19*w, e+21*w, e+19*w, e+22*w); //line 21, row 18
  triangle (e+19*w, e+21*w, e+19*w, e+22*w, e+20*w, e+22*w); //line 21, row 19
  triangle (e+20*w, e+21*w, e+20*w, e+22*w, e+21*w, e+22*w); //line 21, row 20
  triangle (e+21*w, e+21*w, e+22*w, e+21*w, e+22*w, e+22*w); //line 21, row 21
  triangle (e+22*w, e+21*w, e+23*w, e+21*w, e+23*w, e+22*w); //line 21, row 22
  triangle (e+23*w, e+21*w, e+23*w, e+22*w, e+24*w, e+22*w); //line 21, row 23
  
  triangle (e+16*w, e+22*w, e+17*w, e+22*w, e+17*w, e+23*w); //line 22, row 16
  triangle (e+17*w, e+22*w, e+18*w, e+22*w, e+18*w, e+23*w); //line 22, row 17
  triangle (e+18*w, e+22*w, e+18*w, e+23*w, e+19*w, e+23*w);
  triangle (e+19*w, e+22*w, e+19*w, e+23*w, e+20*w, e+23*w);
  triangle (e+20*w, e+22*w, e+21*w, e+22*w, e+21*w, e+23*w); //line 22, row 20
  triangle (e+21*w, e+22*w, e+22*w, e+22*w, e+22*w, e+23*w); //line 22, row 21
  triangle (e+22*w, e+22*w, e+22*w, e+23*w, e+23*w, e+23*w);
  triangle (e+23*w, e+22*w, e+23*w, e+23*w, e+24*w, e+23*w);
  
  triangle (e+16*w, e+23*w, e+17*w, e+23*w, e+17*w, e+24*w) //line 23, row 16
  triangle (e+17*w, e+23*w, e+17*w, e+24*w, e+18*w, e+24*w);
  triangle (e+18*w, e+23*w, e+18*w, e+24*w, e+19*w, e+24*w);
  triangle (e+19*w, e+23*w, e+20*w, e+23*w, e+20*w, e+24*w);
  triangle (e+20*w, e+23*w, e+21*w, e+23*w, e+21*w, e+24*w);
  triangle (e+21*w, e+23*w, e+21*w, e+24*w, e+22*w, e+24*w);
  triangle (e+22*w, e+23*w, e+22*w, e+24*w, e+23*w, e+24*w);
  triangle (e+23*w, e+23*w, e+24*w, e+23*w, e+24*w, e+24*w);
  
  //black
  stroke (66, 57, 39);
  fill (66, 57, 39);
  
  //block 12
  
  triangle (e+24*w, e+17*w, e+25*w, e+16*w, e+25*w, e+17*w); //line 16 row 24
  triangle (e+25*w, e+17*w, e+26*w, e+16*w, e+26*w, e+17*w); // line 16 row 25
  triangle (e+26*w, e+16*w, e+26*w, e+17*w, e+27*w, e+16*w); // row 26
  triangle (e+27*w, e+16*w, e+27*w, e+17*w, e+28*w, e+16*w); //row 27
  triangle (e+28*w, e+17*w, e+29*w, e+16*w, e+29*w, e+17*w); //row 28
  triangle (e+29*w, e+17*w, e+30*w, e+16*w, e+30*w, e+17*w); //row 29
  triangle (e+30*w, e+16*w, e+30*w, e+17*w, e+31*w, e+16*w); //row 30
  triangle (e+31*w, e+16*w, e+31*w, e+17*w, e+32*w, e+16*w); //row 31
  
  triangle (e+24*w, e+17*w, e+24*w, e+18*w, e+25*w, e+17*w); // line 17 row 24
  triangle (e+25*w, e+18*w, e+26*w, e+17*w, e+26*w, e+18*w);
  triangle (e+26*w, e+18*w, e+27*w, e+17*w, e+27*w, e+18*w);
  triangle (e+27*w, e+17*w, e+27*w, e+18*w, e+28*w, e+17*w); //row 27
  triangle (e+28*w, e+17*w, e+28*w, e+18*w, e+29*w, e+17*w); //row 28
  triangle (e+29*w, e+18*w, e+30*w, e+17*w, e+30*w, e+18*w); //row 29
  triangle (e+30*w, e+18*w, e+31*w, e+17*w, e+31*w, e+18*w); //row 30
  triangle (e+31*w, e+17*w, e+31*w, e+18*w, e+32*w, e+17*w); //row 31
  
  triangle (e+24*w, e+18*w, e+24*w, e+19*w, e+25*w, e+18*w); // line 18 row 24
  triangle (e+25*w, e+18*w, e+25*w, e+19*w, e+26*w, e+18*w); // line 18 row 25
  triangle (e+26*w, e+19*w, e+27*w, e+18*w, e+27*w, e+19*w);
  triangle (e+27*w, e+19*w, e+28*w, e+18*w, e+28*w, e+19*w); //row 27
  triangle (e+28*w, e+18*w, e+28*w, e+19*w, e+29*w, e+18*w); //row 28
  triangle (e+29*w, e+18*w, e+29*w, e+19*w, e+30*w, e+18*w); //row 29
  triangle (e+30*w, e+19*w, e+31*w, e+18*w, e+31*w, e+19*w); //row 30
  triangle (e+31*w, e+19*w, e+32*w, e+18*w, e+32*w, e+19*w); //row 31
  
  triangle (e+24*w, e+20*w, e+25*w, e+19*w, e+25*w, e+20*w); // line 19 row 24
  triangle (e+25*w, e+19*w, e+25*w, e+20*w, e+26*w, e+19*w); // line 19 row 25
  triangle (e+26*w, e+19*w, e+26*w, e+20*w, e+27*w, e+19*w);
  triangle (e+27*w, e+20*w, e+28*w, e+19*w, e+28*w, e+20*w); //row 27
  triangle (e+28*w, e+20*w, e+29*w, e+19*w, e+29*w, e+20*w); //row 28
  triangle (e+29*w, e+19*w, e+29*w, e+20*w, e+30*w, e+19*w); //row 29
  triangle (e+30*w, e+19*w, e+30*w, e+20*w, e+31*w, e+19*w); //row 30
  triangle (e+31*w, e+20*w, e+32*w, e+19*w, e+32*w, e+20*w); //row 31
  
  triangle (e+24*w, e+21*w, e+25*w, e+20*w, e+25*w, e+21*w); //line 20 row 24 e+w = e+5w
  triangle (e+25*w, e+21*w, e+26*w, e+20*w, e+26*w, e+21*w); // line 20 row 25
  triangle (e+26*w, e+20*w, e+26*w, e+21*w, e+27*w, e+20*w); // row 26
  triangle (e+27*w, e+20*w, e+27*w, e+21*w, e+28*w, e+20*w); //row 27
  triangle (e+28*w, e+21*w, e+29*w, e+20*w, e+29*w, e+21*w); //row 28
  triangle (e+29*w, e+21*w, e+30*w, e+20*w, e+30*w, e+21*w); //row 29
  triangle (e+30*w, e+20*w, e+30*w, e+21*w, e+31*w, e+20*w); //row 30
  triangle (e+31*w, e+20*w, e+31*w, e+21*w, e+32*w, e+20*w); //row 31
  
  triangle (e+24*w, e+21*w, e+24*w, e+22*w, e+25*w, e+21*w); // line 21 row 24
  triangle (e+25*w, e+22*w, e+26*w, e+21*w, e+26*w, e+22*w);
  triangle (e+26*w, e+22*w, e+27*w, e+21*w, e+27*w, e+22*w);
  triangle (e+27*w, e+21*w, e+27*w, e+22*w, e+28*w, e+21*w); //row 27
  triangle (e+28*w, e+21*w, e+28*w, e+22*w, e+29*w, e+21*w); //row 28
  triangle (e+29*w, e+22*w, e+30*w, e+21*w, e+30*w, e+22*w); //row 29
  triangle (e+30*w, e+22*w, e+31*w, e+21*w, e+31*w, e+22*w); //row 30
  triangle (e+31*w, e+21*w, e+31*w, e+22*w, e+32*w, e+21*w); //row 31
  
  triangle (e+24*w, e+22*w, e+24*w, e+23*w, e+25*w, e+22*w); // line 22 row 24
  triangle (e+25*w, e+22*w, e+25*w, e+23*w, e+26*w, e+22*w); // line 22 row 25
  triangle (e+26*w, e+23*w, e+27*w, e+22*w, e+27*w, e+23*w);
  triangle (e+27*w, e+23*w, e+28*w, e+22*w, e+28*w, e+23*w); //row 27
  triangle (e+28*w, e+22*w, e+28*w, e+23*w, e+29*w, e+22*w); //row 28
  triangle (e+29*w, e+22*w, e+29*w, e+23*w, e+30*w, e+22*w); //row 29
  triangle (e+30*w, e+23*w, e+31*w, e+22*w, e+31*w, e+23*w); //row 30
  triangle (e+31*w, e+23*w, e+32*w, e+22*w, e+32*w, e+23*w); //row 31
  
  triangle (e+24*w, e+24*w, e+25*w, e+23*w, e+25*w, e+24*w); // line 23 row 24
  triangle (e+25*w, e+23*w, e+25*w, e+24*w, e+26*w, e+23*w); // line 23 row 25
  triangle (e+26*w, e+23*w, e+26*w, e+24*w, e+27*w, e+23*w);
  triangle (e+27*w, e+24*w, e+28*w, e+23*w, e+28*w, e+24*w); //row 27
  triangle (e+28*w, e+24*w, e+29*w, e+23*w, e+29*w, e+24*w); //row 28
  triangle (e+29*w, e+23*w, e+29*w, e+24*w, e+30*w, e+23*w); //row 29
  triangle (e+30*w, e+23*w, e+30*w, e+24*w, e+31*w, e+23*w); //row 30
  triangle (e+31*w, e+24*w, e+32*w, e+23*w, e+32*w, e+24*w); //row 31
  
  
}
